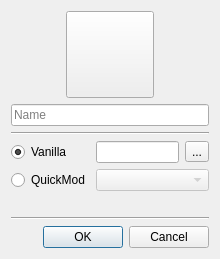
<?xml version="1.0" encoding="UTF-8"?>
<ui version="4.0">
 <class>NewInstanceDialog</class>
 <widget class="QDialog" name="NewInstanceDialog">
  <property name="windowModality">
   <enum>Qt::ApplicationModal</enum>
  </property>
  <property name="geometry">
   <rect>
    <x>0</x>
    <y>0</y>
    <width>220</width>
    <height>259</height>
   </rect>
  </property>
  <property name="windowTitle">
   <string>New Instance</string>
  </property>
  <property name="windowIcon">
   <iconset resource="../../graphics.qrc">
    <normaloff>:/icons/toolbar/new</normaloff>:/icons/toolbar/new</iconset>
  </property>
  <property name="modal">
   <bool>true</bool>
  </property>
  <layout class="QVBoxLayout" name="verticalLayout">
   <item>
    <layout class="QHBoxLayout" name="iconBtnLayout">
     <item>
      <spacer name="iconBtnLeftSpacer">
       <property name="orientation">
        <enum>Qt::Horizontal</enum>
       </property>
       <property name="sizeHint" stdset="0">
        <size>
         <width>40</width>
         <height>20</height>
        </size>
       </property>
      </spacer>
     </item>
     <item>
      <widget class="QToolButton" name="iconButton">
       <property name="icon">
        <iconset resource="../../graphics.qrc">
         <normaloff>:/icons/instances/infinity</normaloff>:/icons/instances/infinity</iconset>
       </property>
       <property name="iconSize">
        <size>
         <width>80</width>
         <height>80</height>
        </size>
       </property>
      </widget>
     </item>
     <item>
      <spacer name="iconBtnRightSpacer">
       <property name="orientation">
        <enum>Qt::Horizontal</enum>
       </property>
       <property name="sizeHint" stdset="0">
        <size>
         <width>40</width>
         <height>20</height>
        </size>
       </property>
      </spacer>
     </item>
    </layout>
   </item>
   <item>
    <widget class="QLineEdit" name="instNameTextBox">
     <property name="placeholderText">
      <string>Name</string>
     </property>
    </widget>
   </item>
   <item>
    <widget class="Line" name="line">
     <property name="orientation">
      <enum>Qt::Horizontal</enum>
     </property>
    </widget>
   </item>
   <item>
    <layout class="QGridLayout" name="gridLayout">
     <item row="0" column="1">
      <widget class="QLineEdit" name="versionTextBox">
       <property name="readOnly">
        <bool>true</bool>
       </property>
      </widget>
     </item>
     <item row="0" column="0">
      <widget class="QRadioButton" name="vanillaBtn">
       <property name="text">
        <string>Vanilla</string>
       </property>
       <property name="checked">
        <bool>true</bool>
       </property>
      </widget>
     </item>
     <item row="0" column="2">
      <widget class="QToolButton" name="btnChangeVersion">
       <property name="text">
        <string>...</string>
       </property>
      </widget>
     </item>
     <item row="1" column="0">
      <widget class="QRadioButton" name="quickmodBtn">
       <property name="text">
        <string>QuickMod</string>
       </property>
      </widget>
     </item>
     <item row="1" column="1" colspan="2">
      <widget class="QComboBox" name="quickmodBox">
       <property name="enabled">
        <bool>false</bool>
       </property>
      </widget>
     </item>
    </layout>
   </item>
   <item>
    <spacer name="verticalSpacer">
     <property name="orientation">
      <enum>Qt::Vertical</enum>
     </property>
     <property name="sizeHint" stdset="0">
      <size>
       <width>20</width>
       <height>40</height>
      </size>
     </property>
    </spacer>
   </item>
   <item>
    <widget class="Line" name="line_2">
     <property name="orientation">
      <enum>Qt::Horizontal</enum>
     </property>
    </widget>
   </item>
   <item>
    <widget class="QDialogButtonBox" name="buttonBox">
     <property name="orientation">
      <enum>Qt::Horizontal</enum>
     </property>
     <property name="standardButtons">
      <set>QDialogButtonBox::Cancel|QDialogButtonBox::Ok</set>
     </property>
    </widget>
   </item>
  </layout>
 </widget>
 <resources>
  <include location="../../graphics.qrc"/>
 </resources>
 <connections>
  <connection>
   <sender>buttonBox</sender>
   <signal>accepted()</signal>
   <receiver>NewInstanceDialog</receiver>
   <slot>accept()</slot>
   <hints>
    <hint type="sourcelabel">
     <x>210</x>
     <y>249</y>
    </hint>
    <hint type="destinationlabel">
     <x>157</x>
     <y>258</y>
    </hint>
   </hints>
  </connection>
  <connection>
   <sender>buttonBox</sender>
   <signal>rejected()</signal>
   <receiver>NewInstanceDialog</receiver>
   <slot>reject()</slot>
   <hints>
    <hint type="sourcelabel">
     <x>210</x>
     <y>249</y>
    </hint>
    <hint type="destinationlabel">
     <x>219</x>
     <y>258</y>
    </hint>
   </hints>
  </connection>
  <connection>
   <sender>quickmodBtn</sender>
   <signal>toggled(bool)</signal>
   <receiver>quickmodBox</receiver>
   <slot>setEnabled(bool)</slot>
   <hints>
    <hint type="sourcelabel">
     <x>56</x>
     <y>178</y>
    </hint>
    <hint type="destinationlabel">
     <x>143</x>
     <y>182</y>
    </hint>
   </hints>
  </connection>
  <connection>
   <sender>vanillaBtn</sender>
   <signal>toggled(bool)</signal>
   <receiver>versionTextBox</receiver>
   <slot>setEnabled(bool)</slot>
   <hints>
    <hint type="sourcelabel">
     <x>51</x>
     <y>153</y>
    </hint>
    <hint type="destinationlabel">
     <x>147</x>
     <y>154</y>
    </hint>
   </hints>
  </connection>
  <connection>
   <sender>vanillaBtn</sender>
   <signal>toggled(bool)</signal>
   <receiver>btnChangeVersion</receiver>
   <slot>setEnabled(bool)</slot>
   <hints>
    <hint type="sourcelabel">
     <x>81</x>
     <y>154</y>
    </hint>
    <hint type="destinationlabel">
     <x>203</x>
     <y>156</y>
    </hint>
   </hints>
  </connection>
 </connections>
</ui>
